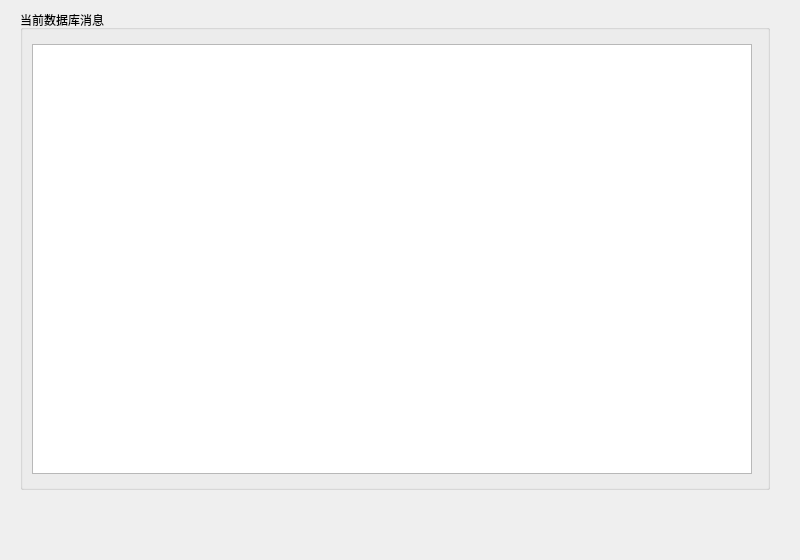
<?xml version="1.0" encoding="UTF-8"?>
<ui version="4.0">
 <class>SqlInfo</class>
 <widget class="QWidget" name="SqlInfo">
  <property name="geometry">
   <rect>
    <x>0</x>
    <y>0</y>
    <width>800</width>
    <height>560</height>
   </rect>
  </property>
  <property name="minimumSize">
   <size>
    <width>800</width>
    <height>560</height>
   </size>
  </property>
  <property name="maximumSize">
   <size>
    <width>800</width>
    <height>560</height>
   </size>
  </property>
  <property name="windowTitle">
   <string>Form</string>
  </property>
  <property name="styleSheet">
   <string notr="true"/>
  </property>
  <widget class="QGroupBox" name="groupBox">
   <property name="geometry">
    <rect>
     <x>20</x>
     <y>10</y>
     <width>750</width>
     <height>480</height>
    </rect>
   </property>
   <property name="minimumSize">
    <size>
     <width>750</width>
     <height>480</height>
    </size>
   </property>
   <property name="maximumSize">
    <size>
     <width>750</width>
     <height>480</height>
    </size>
   </property>
   <property name="title">
    <string>当前数据库消息</string>
   </property>
   <widget class="QTableView" name="tableView">
    <property name="geometry">
     <rect>
      <x>12</x>
      <y>34</y>
      <width>720</width>
      <height>430</height>
     </rect>
    </property>
    <property name="minimumSize">
     <size>
      <width>720</width>
      <height>430</height>
     </size>
    </property>
    <property name="maximumSize">
     <size>
      <width>720</width>
      <height>430</height>
     </size>
    </property>
   </widget>
  </widget>
 </widget>
 <resources/>
 <connections/>
</ui>
